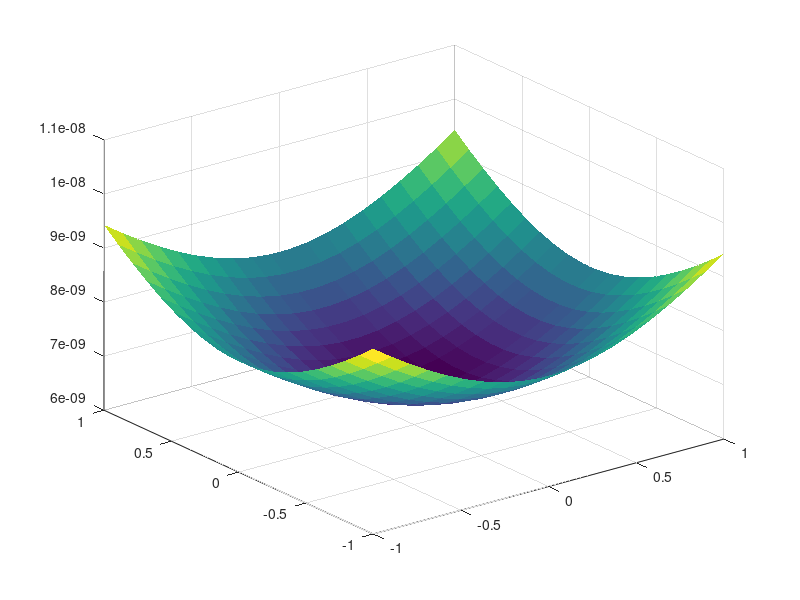

Reproduce this figure in MATLAB.
clear;clc;close all;

Q = [0,1];
xtm = linspace(-1,1,20);
xrn = linspace(-1,1,20);
c = 3e8;
for m = 1:length(xtm)
    for n = 1:length(xrn)
        tau(m,n) = (sqrt(Q(2)^2+(xtm(m)-Q(1))^2)+sqrt((Q(1)-xrn(n))^2+Q(2)^2))/c;
    end
%     figure(1)
%     plot(xrn,tau(m,:));
%     hold on
%     axis xy
end
figure
surf(xrn,xtm,tau,'linestyle','none');

